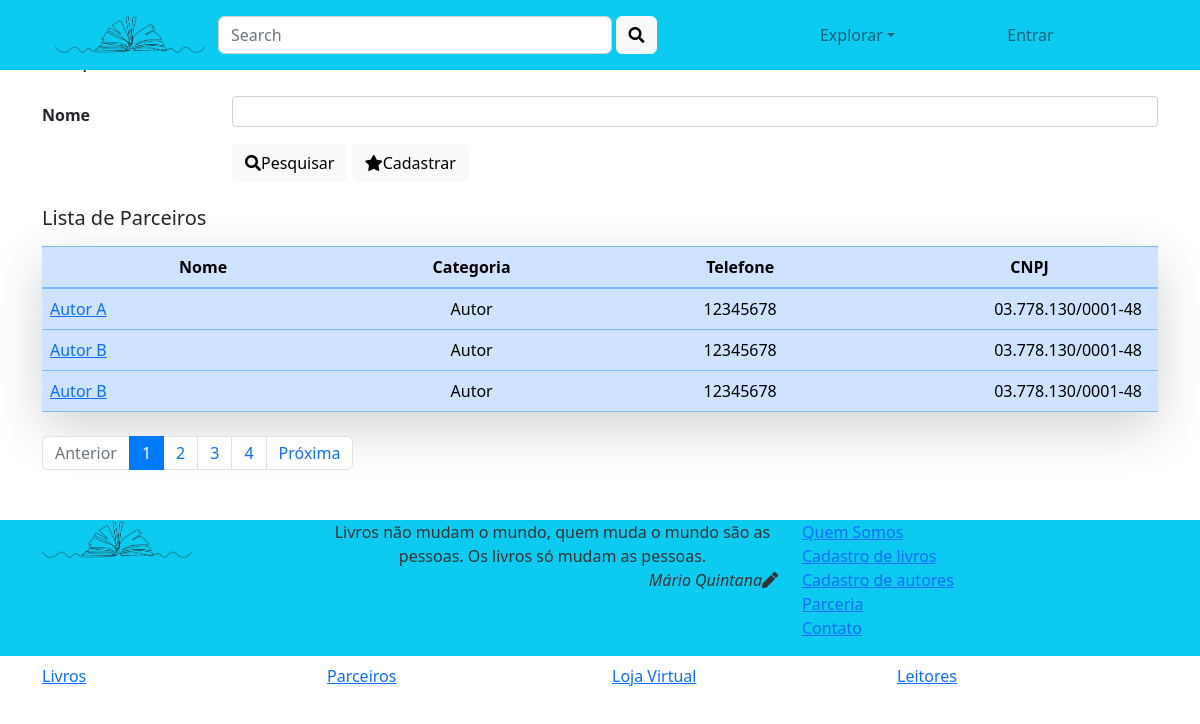
/parceiro/, run on the app's committed database.
### parceiro/models.py (models this page shows, shortened)
class Parceiro (models.Model):
    nome = models.CharField(max_length=200, db_index=True)
    categoria =models.CharField(max_length=100)
    telefone = models.CharField(max_length=20)
    cnpj = models.CharField(max_length=50)
    imagem = models.CharField(max_length=100)
    class Meta():
        db_table='parceiro'

### parceiro/views.py (the view)
# urls.py: path('', views.lista_parceiro, name='lista_parceiro'),
def lista_parceiro(request):
    form = PesquisaParceiro(request.GET)
    if form.is_valid():
        nome = form.cleaned_data['nome']
        lista_de_parceiro = Parceiro.objects.filter(nome__icontains=nome).order_by('nome')
        paginator = Paginator(lista_de_parceiro, 3)
        pagina = request.GET.get('pagina')
        page_obj = paginator.get_page(pagina)
        return render(request, 'parceiro/pesquisa.html', { 'parceiros': page_obj,
                                                                  'form': form,
                                                                  'nome': nome })
    else:
        raise ValueError('Ocorreu um erro inesperado ao tentar recuperar um parceiro.')

### parceiro/forms.py
class PesquisaParceiro(forms.Form):
    nome = forms.CharField(
        widget=forms.TextInput(attrs={'class': 'form-control form-control-sm', 'maxlength': '200'}),
        required=False)

### parceiro/templates/parceiro/pesquisa.html (shortened to what this page needs)
{% extends 'base.html' %}
{% load static %}
{% block corpo %}
   <div class="container mt-5">
      <div class='mb-4'>
         <h5>Pesquisa de Parceiros</h5>
      </div>
      <form action="" method ='GET' class="mb-4">
         <div class='form-group row' style='margin-bottom: 10px;'>
            <label for='id_nome' class='col-lg-2 col-form-label font-weight-bold'>
               Nome
            </label>
            <div class='col-lg-10'>
               {{ form.nome }}
            </div>
         </div>
         <div class='form-group row'>
            <div class="col-lg-5 offset-lg-2">
               <button type='submit' class='btn btn-light'>
                  <div class="d-flex align-items-center">
                      <i class="fa-solid fa-magnifying-glass"></i>
                     Pesquisar
                  </div>
               </button>
               <button type="button" class='btn btn-light' >
                  <a class="nav-link nav-item" href="{% url 'parceiro:cadastra_parceiro' %}">
                     <div class="d-flex align-items-center">
                        <i class="fa-sharp fa-solid fa-star"></i>
                        Cadastrar
                     </div>
                  </a>
               </button>
            </div>
         </div>
      </form>
         {% if parceiros %}
            <h5 class="mb-3">Lista de Parceiros</h5>
            <table style='width:100%'
                   class='table table-hover table-primary shadow-lg table-responsive mb-4'>
               <thead>
                  <tr>
                     <th class='text-center'>Nome</th>
                     <th class="text-center">Categoria</th>
                     <th class="text-center">Telefone</th>
                     <th class="text-center">CNPJ</th>
                  </tr>
               </thead>
               <tbody>
                  {% for parceiro in parceiros %}
                     <tr>
                        <td width="15%" class="align-middle">
                           <a href="{% url 'parceiro:exibe_parceiro' parceiro.id %}">
                              {{ parceiro.nome }}
                           </a>
                        </td>
                        <td width="10%" class="text-center align-middle">
                           {{ parceiro.categoria }}
                        </td>
                        <td width="15%" class="text-center align-middle">
                           {{ parceiro.telefone }}
                        </td>
                        <td width="10%" class="text-right align-middle pr-3">
                           {{ parceiro.cnpj }}
                        </td>
                     </tr>
                  {% endfor %}
               </tbody>
            </table>
            <div style='font-size: 14px; margin-bottom: 28px'>
               {% if parceiros.has_other_pages %}
                  <ul class='pagination'>
                     {% if parceiros.has_previous %}
                        <li class='page-item'><a class='page-link' href='?pagina={{ parceiro.previous_page_number }}&nome={{nome}}'>Anterior</a></li>
                     {% else %}
                        <li class='page-item disabled'><a class='page-link' href='#' tabindex='-1'>Anterior</a></li>
                     {% endif %}
                     {% for i in parceiros.paginator.page_range %}
                        {% if parceiros.number == i %}
                           <li class='page-item active'><a class='page-link' href='#'>{{ i }} </a></li>
                        {% else %}
                           <li class='page-item'><a class='page-link' href='?pagina={{ i }}&nome={{nome}}'>{{ i }}</a></li>
                        {% endif %}
                     {% endfor %}
                     {% if parceiros.has_next %}
                        <li class='page-item'><a class='page-link' href='?pagina={{ parceiros.next_page_number }}&nome={{nome}}'>Próxima</a></li>
                     {% else %}
                        <li class='page-item disabled'><a class='page-link' href='#' tabindex='-1'>Próxima</a></li>
                     {% endif %}
                  </ul>
               {% endif %}
            </div>
         {% endif %}
   </div>
{% endblock %}

### data on the page
Parceiro: nome "Autor A", categoria "Autor", telefone "12345678", cnpj "03.778.130/0001-48"
Parceiro: nome "Autor B", categoria "Autor", telefone "12345678", cnpj "03.778.130/0001-48"
Parceiro: nome "Autor B", categoria "Autor", telefone "12345678", cnpj "03.778.130/0001-48"

### other printed values
{{ i }} "1"
{{ i }} "2" "3" "4"
